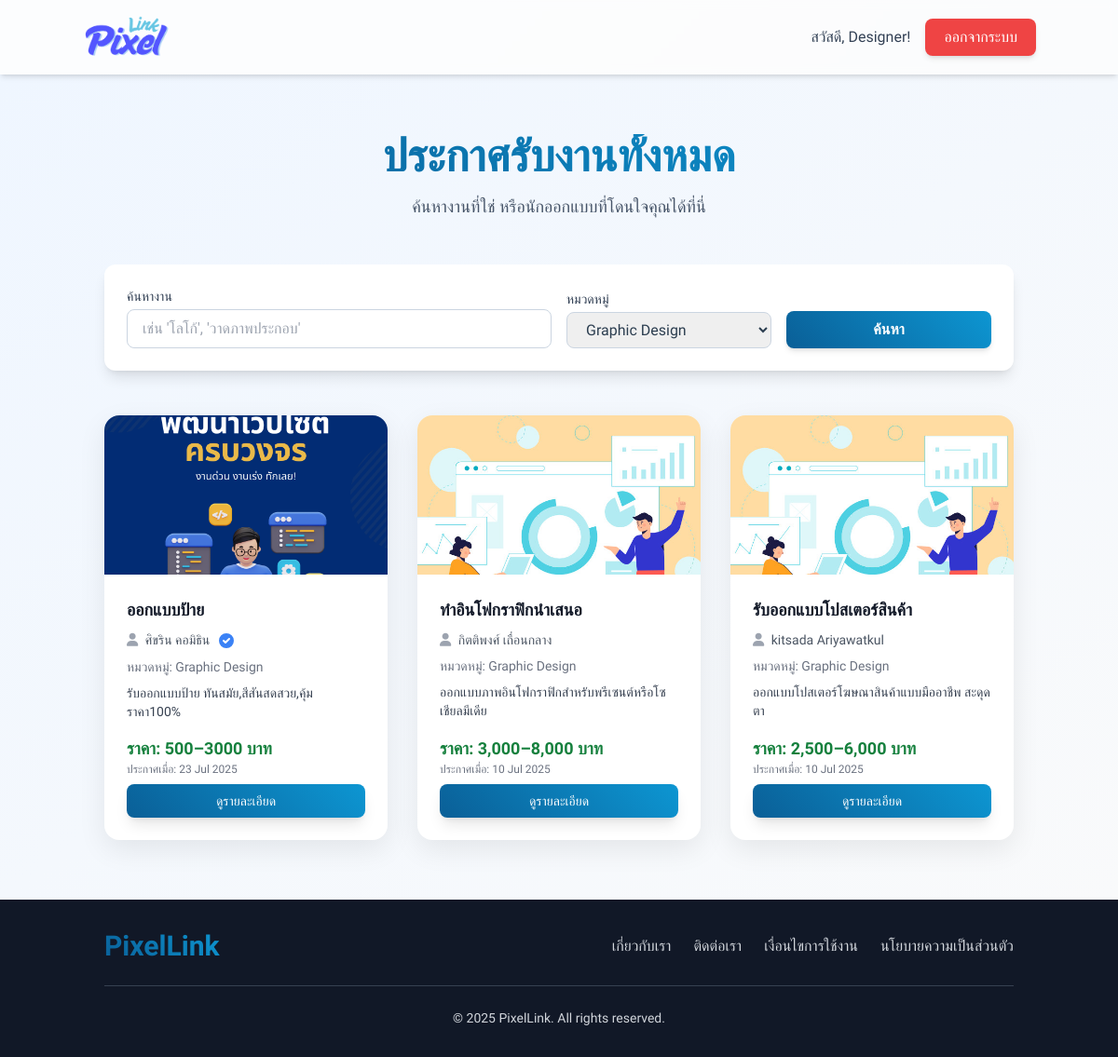
/client/job_listings_client.php?category=1, run on an earlier commit of the app's database.
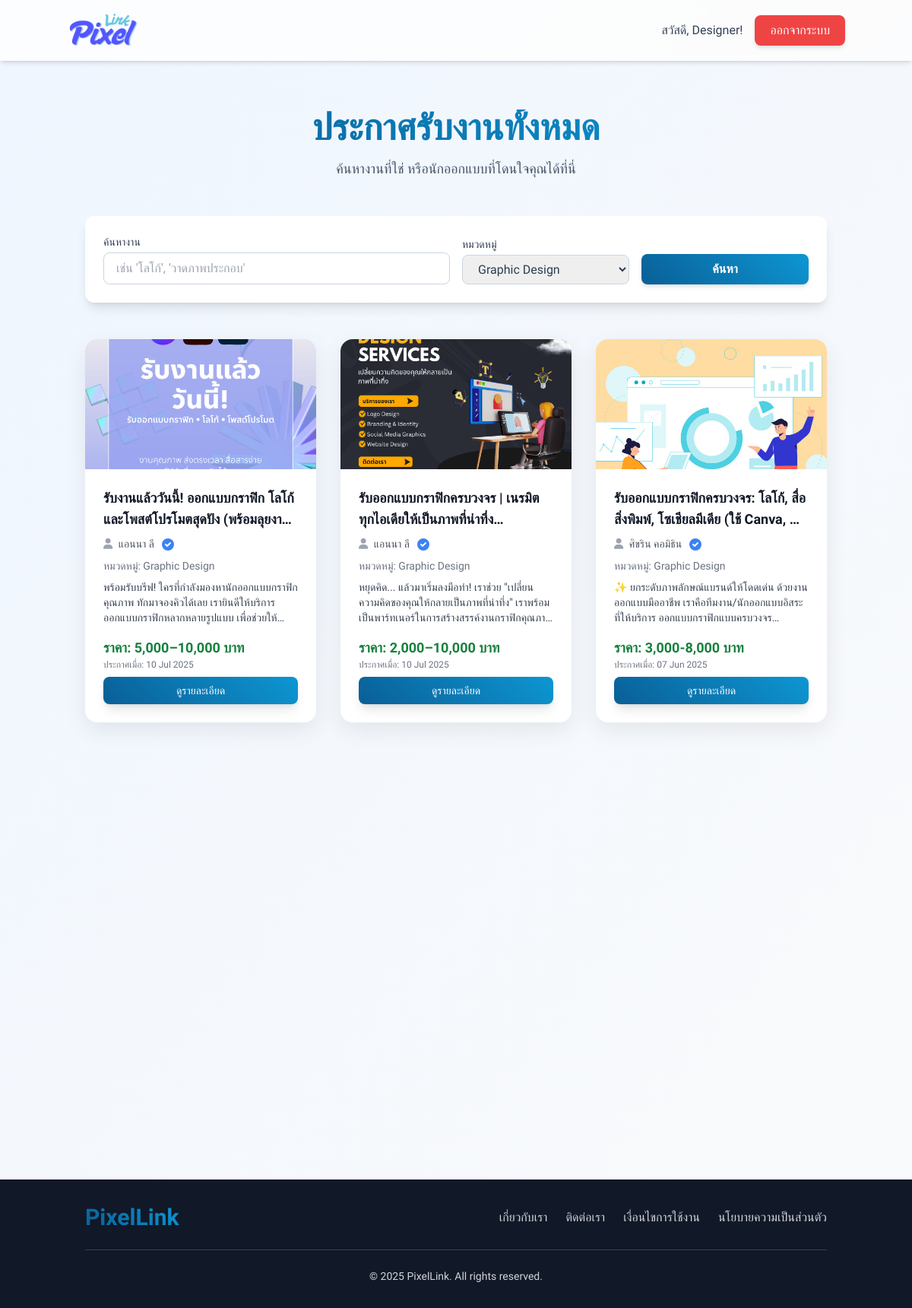
And on a later commit of the database.
### tables this page shows
CREATE TABLE `job_postings` (
  `post_id` int(11) NOT NULL,
  `designer_id` int(11) NOT NULL,
  `title` varchar(255) NOT NULL,
  `description` text DEFAULT NULL,
  `category_id` int(11) DEFAULT NULL,
  `price_range` varchar(100) DEFAULT NULL,
  `posted_date` timestamp NOT NULL DEFAULT current_timestamp(),
  `status` enum('active','inactive','completed') DEFAULT 'active',
  `client_id` int(11) NOT NULL,
  `main_image_id` int(11) DEFAULT NULL
);

CREATE TABLE `uploaded_files` (
  `file_id` int(11) NOT NULL,
  `contract_id` int(11) DEFAULT NULL,
  `job_post_id` int(11) DEFAULT NULL,
  `uploader_id` int(11) NOT NULL,
  `file_name` varchar(255) NOT NULL,
  `file_path` varchar(255) NOT NULL,
  `uploaded_at` timestamp NOT NULL DEFAULT current_timestamp(),
  `file_size` int(11) DEFAULT NULL,
  `uploaded_by_user_id` int(11) DEFAULT NULL,
  `file_type` varchar(255) DEFAULT NULL,
  `uploaded_date` datetime DEFAULT NULL
);

CREATE TABLE `users` (
  `user_id` int(11) NOT NULL,
  `username` varchar(50) NOT NULL,
  `password` varchar(255) NOT NULL,
  `email` varchar(100) NOT NULL,
  `first_name` varchar(100) NOT NULL,
  `last_name` varchar(100) NOT NULL,
  `phone_number` varchar(20) NOT NULL,
  `user_type` enum('admin','designer','client') NOT NULL,
  `registration_date` timestamp NOT NULL DEFAULT current_timestamp(),
  `is_approved` tinyint(1) DEFAULT 0,
  `last_activity` datetime DEFAULT NULL,
  `is_active` tinyint(1) DEFAULT 1,
  `is_verified` tinyint(1) NOT NULL DEFAULT 0 COMMENT '0=Not Verified, 1=Verified',
  `last_login` timestamp NULL DEFAULT NULL
);

CREATE TABLE `job_categories` (
  `category_id` int(11) NOT NULL,
  `category_name` varchar(100) NOT NULL
);

### client/job_listings_client.php (the view, shortened to what this page needs)
<?php
$servername = "localhost";
$username = "root";
$password = "";
$dbname = "pixellink";
$condb = new mysqli($servername, $username, $password, $dbname);
$condb->set_charset("utf8");
$loggedInUserName = $_SESSION['full_name'] ?? $_SESSION['username'] ?? 'Designer';
$categories = [];
$sql_categories = "SELECT category_id, category_name FROM job_categories ORDER BY category_name";
$result_categories = $condb->query($sql_categories);
if ($result_categories) {
    $categories = $result_categories->fetch_all(MYSQLI_ASSOC);
}
$search_keyword = $_GET['search'] ?? '';
$filter_category = isset($_GET['category']) ? (int)$_GET['category'] : 0;
$type = $_GET['type'] ?? 'postings';
$jobs = [];
$params = [];
$types = '';
if ($type === 'postings') {
    $page_title = "ประกาศรับงานทั้งหมด";
    $sql = "SELECT
                jp.post_id AS id,
                jp.title,
                jp.description,
                jp.price_range,
                jp.posted_date,
                'posting' AS type,
                u.first_name,
                u.last_name,
                u.is_verified,
                jc.category_name,
                uf.file_path AS job_image_path
            FROM job_postings AS jp
            JOIN users AS u ON jp.designer_id = u.user_id
            LEFT JOIN job_categories AS jc ON jp.category_id = jc.category_id
            LEFT JOIN uploaded_files AS uf ON jp.main_image_id = uf.file_id
            WHERE jp.status = 'active'";
    if ($filter_category > 0) {
        $sql .= " AND jp.category_id = ?";
        $params[] = $filter_category;
        $types .= 'i';
    }
    $sql .= " ORDER BY jp.posted_date DESC";
}
$stmt = $condb->prepare($sql);
if ($stmt) {
    if (!empty($params)) {
        $stmt->bind_param($types, ...$params);
    }
    $stmt->execute();
    $result = $stmt->get_result();
    $jobs = $result->fetch_all(MYSQLI_ASSOC);
} else {
    error_log("SQL Error: " . $condb->error);
}
?>
<?php include '../includes/header.php'; ?>
<body class="min-h-screen flex flex-col">
    <nav class="bg-white/80 backdrop-blur-sm p-4 shadow-md sticky top-0 z-50">
        <div class="container mx-auto flex justify-between items-center">
            <a href="main.php">
                <img src="../dist/img/logo.png" alt="PixelLink Logo" class="h-12 transition-transform hover:scale-105">
            </a>
            <div class="space-x-2 sm:space-x-4 flex items-center flex-nowrap">
                <span class="font-medium text-slate-700 text-xs sm:text-base whitespace-nowrap">สวัสดี, <?= htmlspecialchars($loggedInUserName) ?>!</span>
                <a href="../logout.php" class="btn-danger text-white text-xs sm:text-base px-3 sm:px-5 py-2 rounded-lg font-medium shadow-md whitespace-nowrap">ออกจากระบบ</a>
            </div>
        </div>
    </nav>
    <main class="flex-grow">
        <section id="job-listings" class="py-12 md:py-16 bg-gradient-to-br from-blue-50 to-gray-50">
            <div class="container mx-auto px-4 md:px-6">
                <div class="text-center mb-12 animate-fade-in">
                    <h1 class="text-4xl md:text-5xl font-bold text-gradient"><?= htmlspecialchars($page_title) ?></h1>
                    <p class="mt-4 text-lg text-slate-600">ค้นหางานที่ใช่ หรือนักออกแบบที่โดนใจคุณได้ที่นี่</p>
                </div>
                <form action="job_listings_client.php" method="GET" class="mb-12 p-6 bg-white rounded-xl shadow-lg animate-fade-in">
                    <div class="grid grid-cols-1 md:grid-cols-4 gap-4 items-end">
                        <div class="col-span-1 md:col-span-2">
                            <label for="search-keyword" class="block text-sm font-medium text-slate-700 mb-1">ค้นหางาน</label>
                            <input type="text" name="search" id="search-keyword" value="<?= htmlspecialchars($search_keyword) ?>" placeholder="เช่น 'โลโก้', 'วาดภาพประกอบ'" class="w-full px-4 py-2 border border-slate-300 rounded-lg focus:ring-blue-500 focus:border-blue-500">
                        </div>
                        <div>
                            <label for="filter-category" class="block text-sm font-medium text-slate-700 mb-1">หมวดหมู่</label>
                            <select name="category" id="filter-category" class="w-full px-4 py-2 border border-slate-300 rounded-lg focus:ring-blue-500 focus:border-blue-500">
                                <?php foreach ($categories as $cat): ?>
                                    <option value="<?= $cat['category_id'] ?>" <?= ($filter_category == $cat['category_id']) ? 'selected' : '' ?>>
                                        <?= htmlspecialchars($cat['category_name']) ?>
                                    </option>
                                <?php endforeach; ?>
                            </select>
                        </div>
                        <button type="submit" class="btn-primary text-white px-6 py-2 rounded-lg font-semibold shadow-md w-full">ค้นหา</button>
                    </div>
                </form>
                <?php if (empty($jobs)): ?>
                    <div class="bg-yellow-100 border-l-4 border-yellow-500 text-yellow-700 p-6 rounded-lg text-center mt-12">
                        <p class="font-bold text-xl">ไม่พบผลลัพธ์ที่ตรงกัน</p>
                        <p class="mt-2">กรุณาลองเปลี่ยนคำค้นหาหรือตัวกรองของคุณ</p>
                    </div>
                <?php else: ?>
                    <div class="grid grid-cols-1 sm:grid-cols-2 lg:grid-cols-3 xl:grid-cols-4 gap-8">
                        <?php foreach ($jobs as $job): ?>
                            <div class="card-item flex flex-col animate-card-appear">
                                <?php
                                $image_source = '../dist/img/pdpa02.jpg';
                                if (!empty($job['job_image_path'])) {
                                    $correct_path = str_replace('', '', $job['job_image_path']);
                                    if (file_exists($correct_path)) {
                                        $image_source = htmlspecialchars($correct_path);
                                    }
                                }
                                ?>
                                <a href="../job_detail_client.php?id=<?= $job['id'] ?>&type=<?= $job['type'] ?>">
                                    <img src="<?= $image_source ?>" alt="ภาพประกอบงาน: <?= htmlspecialchars($job['title']) ?>" class="card-image">
                                </a>
                                <div class="p-4 md:p-6 flex-grow flex flex-col justify-between">
                                    <div>
                                        <h3 class="text-lg font-semibold text-gray-900 line-clamp-2"><?= htmlspecialchars($job['title']) ?></h3>
                                        <p class="text-sm text-gray-600 my-2">
                                            <i class="fas fa-user mr-1 text-gray-400"></i>
                                            <?= htmlspecialchars($job['first_name'] . ' ' . $job['last_name']) ?>
                                            <?php if ($job['is_verified'] == 1): ?>
                                                <span title="บัญชีนี้ได้รับการยืนยันตัวตนแล้ว">
                                                    <svg class="verified-badge-svg text-blue-500" fill="currentColor" viewBox="0 0 20 20" xmlns="http://www.w3.org/2000/svg">
                                                        <path fill-rule="evenodd" d="M10 18a8 8 0 100-16 8 8 0 000 16zm3.707-9.293a1 1 0 00-1.414-1.414L9 10.586 7.707 9.293a1 1 0 00-1.414 1.414l2 2a1 1 0 001.414 0l4-4z" clip-rule="evenodd"></path>
                                                    </svg>
                                                </span>
                                            <?php endif; ?>
                                        </p>
                                        <p class="text-sm text-gray-500 mb-2">หมวดหมู่: <?= htmlspecialchars($job['category_name'] ?? 'ไม่ระบุ') ?></p>
                                        <p class="text-sm text-gray-700 line-clamp-3 font-light"><?= htmlspecialchars($job['description']) ?></p>
                                    </div>
                                    <div class="mt-4">
                                        <p class="text-lg font-semibold text-green-700">ราคา: <?= htmlspecialchars($job['price_range'] ?? 'สอบถาม') ?></p>
                                        <p class="text-xs text-gray-500">ประกาศเมื่อ: <?= date('d M Y', strtotime($job['posted_date'])) ?></p>
                                        <a href="../job_detail_client.php?id=<?= $job['id'] ?>&type=<?= $job['type'] ?>" class="mt-2 inline-block btn-primary text-white px-4 py-2 rounded-lg font-medium text-sm shadow-lg w-full text-center">ดูรายละเอียด</a>
                                    </div>
                                </div>
                            </div>
                        <?php endforeach; ?>
                    </div>
                <?php endif; ?>
            </div>
        </section>
    </main>
    <?php include '../includes/footer.php'; ?>

### includes/header.php (shortened to what this page needs)
<!DOCTYPE html>
<html lang="th">
<head>
    <script src="https://cdn.tailwindcss.com"></script>
    <link rel="stylesheet" href="https://cdnjs.cloudflare.com/ajax/libs/font-awesome/6.0.0-beta3/css/all.min.css">
    <link href="https://cdn.jsdelivr.net/npm/sweetalert2@11/dist/sweetalert2.min.css" rel="stylesheet" />
</head>

### includes/footer.php (shortened to what this page needs)
<footer class="bg-gray-900 text-gray-300 py-8 mt-auto">
    <div class="container mx-auto px-4 md:px-6 text-center">
        <div class="flex flex-col md:flex-row justify-between items-center mb-6">
            <a href="/pixellink-assistants-main/index.php" class="text-2xl sm:text-3xl font-bold pixellink-logo-footer mb-4 md:mb-0 transition duration-300 hover:opacity-80">Pixel<b>Link</b></a>
            <div class="flex flex-wrap justify-center space-x-2 md:space-x-6 text-sm md:text-base">
                <a href="/pixellink-assistants-main/about.php" class="hover:text-white transition duration-300 mb-2 md:mb-0 font-light">เกี่ยวกับเรา</a>
                <a href="/pixellink-assistants-main/contact.php" class="hover:text-white transition duration-300 mb-2 md:mb-0 font-light">ติดต่อเรา</a>
                <a href="/pixellink-assistants-main/terms.php" class="hover:text-white transition duration-300 mb-2 md:mb-0 font-light">เงื่อนไขการใช้งาน</a>
                <a href="/pixellink-assistants-main/privacy.php" class="hover:text-white transition duration-300 mb-2 md:mb-0 font-light">นโยบายความเป็นส่วนตัว</a>
            </div>
        </div>
        <hr class="border-gray-700 my-6">
        <p class="text-xs md:text-sm font-light">&copy; <?php echo date('Y'); ?> PixelLink. All rights reserved.</p>
    </div>
</footer>
</body>
</html>

### client/job_listings_client.php (style rules this page uses)
.animate-fade-in { opacity: 0; transition: opacity 1.2s ease-out; }
.animate-fade-in.is-visible { opacity: 1; }
.animate-card-appear { opacity: 0; transform: translateY(20px); transition: opacity 0.6s ease-out, transform 0.6s ease-out; }
.animate-card-appear.is-visible { opacity: 1; transform: translateY(0); }
.verified-badge-svg { width: 1.25rem; height: 1.25rem; margin-left: 0.25rem; vertical-align: middle; display: inline-block; }

### includes/header.php (style rules this page uses)
* { font-family: 'Kanit', sans-serif; font-style: normal; font-weight: 400; }
body { background: linear-gradient(135deg, #f0f4f8 0%, #e8edf3 100%); color: #2c3e50; overflow-x: hidden; }
.btn-primary { background: linear-gradient(45deg, #0a5f97 0%, #0d96d2 100%); color: white; transition: all 0.3s ease; box-shadow: 0 4px 15px rgba(13, 150, 210, 0.3); }
.btn-danger { background-color: #ef4444; color: white; transition: all 0.3s ease; box-shadow: 0 4px 15px rgba(239, 68, 68, 0.3); }
.text-gradient { background: linear-gradient(45deg, #0a5f97, #0d96d2); -webkit-background-clip: text; -webkit-text-fill-color: transparent; }
.pixellink-logo, .pixellink-logo-footer { font-weight: 700; font-size: 2.25rem; background: linear-gradient(45deg, #0a5f97, #0d96d2); -webkit-background-clip: text; -webkit-text-fill-color: transparent; }
.pixellink-logo b, .pixellink-logo-footer b { color: #0d96d2; }
.card-item { background: white; border-radius: 1rem; box-shadow: 0 10px 30px rgba(0, 0, 0, 0.08); transition: all 0.3s ease; display: flex; flex-direction: column; }
.card-image { width: 100%; aspect-ratio: 16/9; object-fit: cover; border-top-left-radius: 1rem; border-top-right-radius: 1rem; }
.verified-badge-svg { width: 1.25rem; height: 1.25rem; margin-left: 0.25rem; vertical-align: middle; display: inline-block; }

What changed in the data, as far as the page shows it:
no longer on this page (row edited): job_postings: uploaded_files.file_path (picture), title "ออกแบบป้าย", designer.last_name "ศิขริน คอมิธิน", category.category_name "Graphic Design", description "รับออกแบบป้าย ทันสมัย,สีสันสดสวย,คุ้มราคา100%", price_range "500–3000 บาท", posted_date "23 Jul 2025"
removed job_postings: title "ทำอินโฟกราฟิกนำเสนอ", designer.last_name "กิตติพงศ์ เถื่อนกลาง", category.category_name "Graphic Design", description "ออกแบบภาพอินโฟกราฟิกสำหรับพรีเซนต์หรือโซเชียลมีเดีย", price_range "3,000–8,000 บาท", posted_date "10 Jul 2025"
removed job_postings: title "รับออกแบบโปสเตอร์สินค้า", designer.last_name "kitsada Ariyawatkul", category.category_name "Graphic Design", description "ออกแบบโปสเตอร์โฆษณาสินค้าแบบมืออาชีพ สะดุดตา", price_range "2,500–6,000 บาท", posted_date "10 Jul 2025"
now on this page (row edited): job_postings: uploaded_files.file_path (picture), title "รับงานแล้ววันนี้! ออกแบบกราฟิก โลโก้…", designer.last_name "แอนนา ลี", category.category_name "Graphic Design", description "พร้อมรับบรีฟ! ใครที่กำลังมองหานักออกแบบกราฟิกคุณภาพ ทักมาจองคิวได้เลย…", price_range "5,000–10,000 บาท", posted_date "10 Jul 2025"
now on this page (row edited): job_postings: uploaded_files.file_path (picture), title "รับออกแบบกราฟิกครบวงจร |…", designer.last_name "แอนนา ลี", category.category_name "Graphic Design", description "หยุดคิด... แล้วมาเริ่มลงมือทำ! เราช่วย…", price_range "2,000–10,000 บาท", posted_date "10 Jul 2025"
now on this page (row edited): job_postings: title "รับออกแบบกราฟิกครบวงจร: โลโก้, สื่อสิ่งพิมพ์, โซเชียลมีเดีย (ใช้ Canva,…", designer.last_name "ศิขริน คอมิธิน", category.category_name "Graphic Design", description "✨ ยกระดับภาพลักษณ์แบรนด์ให้โดดเด่น ด้วยงานออกแบบมืออาชีพ เราคือทีมงาน/นักออกแบบอิสระ ที่ให้บริการ…", price_range "3,000-8,000 บาท", posted_date "07 Jun 2025"
